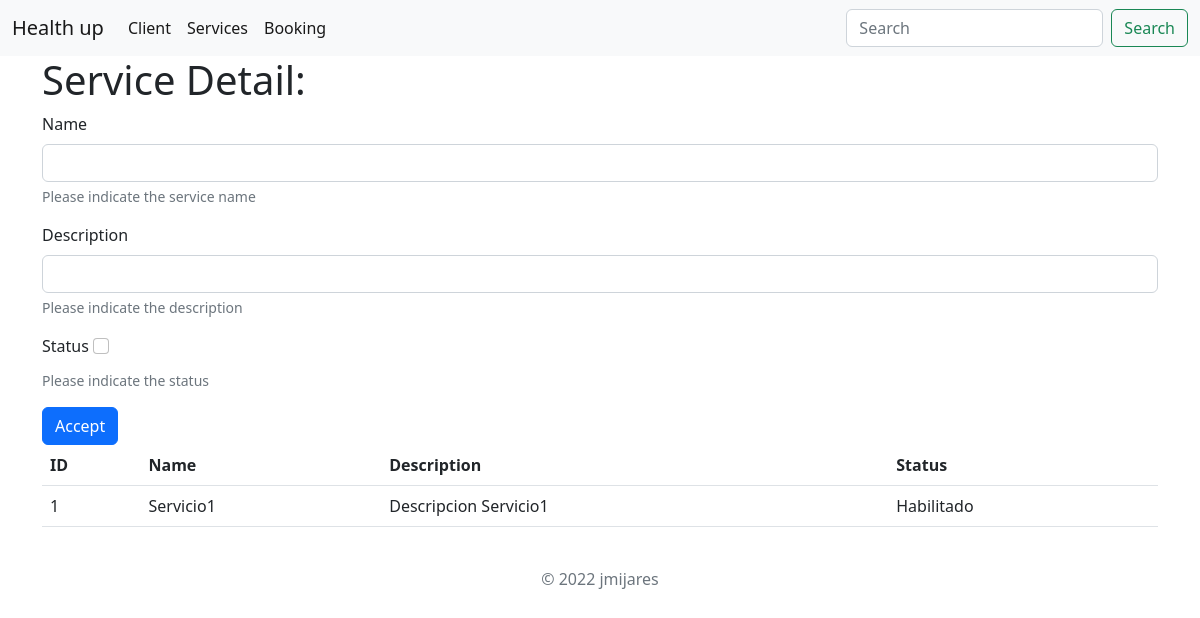
The page /service/ on the database as committed earlier.
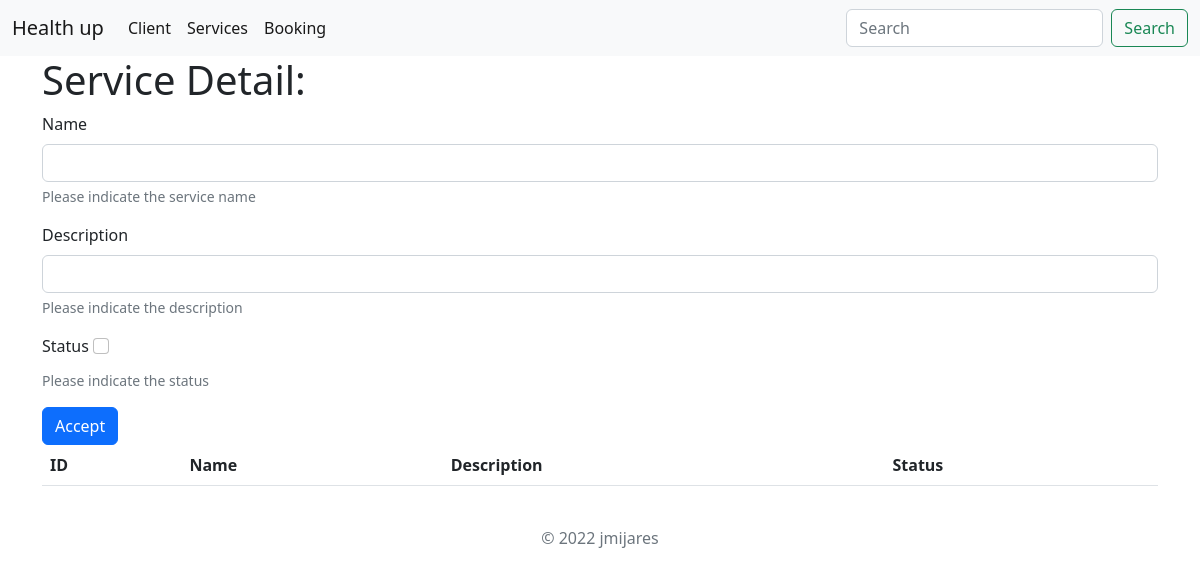
The same page on the database as committed later.
### health/models.py (models this page shows)
class service(models.Model):
    name = models.CharField(max_length=50)
    description = models.CharField(max_length=200)
    status = models.BooleanField()

### health/views.py (the view, shortened to what this page needs)
# urls.py: path('service/', service_view),
def service_view(self):
    service_name = self.POST.get('name')
    service_description = self.POST.get('description')
    service_status = self.POST.get('status')
    service_dic ={"services": service.objects.all()}
    template = loader.get_template('service.html')
    render = template.render(service_dic)
    return HttpResponse(render)

### health_up/templates/service.html (shortened to what this page needs)
{% extends "base.html" %}
{% block content %}
<div class="container">
    <h1>Service Detail:</h1>
        <form method="post" action="/service/">
            <div class="mb-3">
                <label for="service_name" class="form-label">Name</label>
                <input type="text" class="form-control" id="service_name" name="name" aria-describedby="service_name_help">
                <div id="service_name_help" class="form-text">Please indicate the service name</div>
            </div>
            <div class="mb-3">
                <label for="service_description" class="form-label">Description</label>
                <input type="text" class="form-control" id="service_description" name="description" aria-describedby="service_description_help">
                <div id="service_description_help" class="form-text">Please indicate the description</div>
            </div>
            <div class="mb-3">
                <label for="status" class="form-label">Status</label>
                <input type="checkbox" class="form-check-input" id="status" name="status" aria-describedby="service_status_help">
                <div id="service_status_help" class="form-text">Please indicate the status</div>
            </div>
            <button type="submit" class="btn btn-primary">Accept</button>
        </form>
        <table class="table table-hover">
            <thead>
                <tr>
                    <th scope="col">ID</th>
                    <th scope="col">Name</th>
                    <th scope="col">Description</th>
                    <th scope="col">Status</th>
                </tr>
            </thead>
            <tbody>
                <tr>
                    {% for service in services %}
                    <td>{{service.id}}</td>
                    <td>{{service.name}}</td>
                    <td>{{service.description}}</td>
                    <td>{% if service.status == True%}
                            Habilitado
                        {% else %}
                            Deshabilitado
                        {% endif %}
                    </td>
                </tr>
                    {% endfor %}
            </tbody>
        </table>
</div>
{% endblock %}

Rows that differ between the two databases and show on the page:
removed service: id "1", name "Servicio1", description "Descripcion Servicio1", status "Habilitado"
